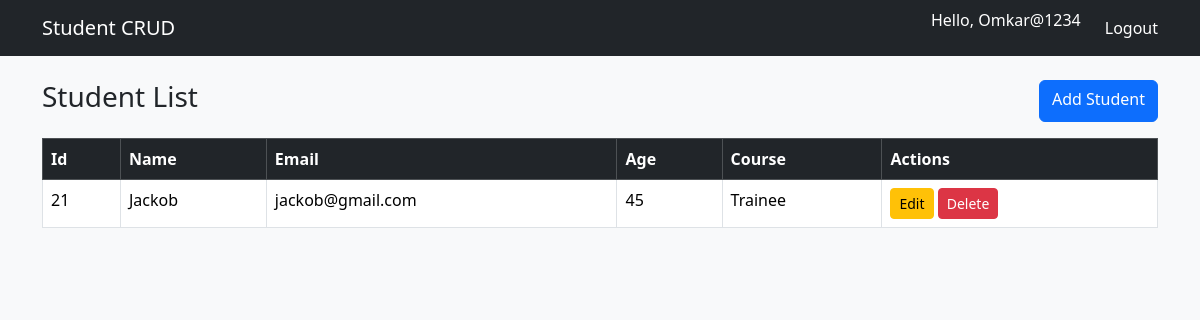
The app's page /students/ (signed in) with its own data.
### students/models.py (models this page shows, shortened)
class Student(models.Model):
    name = models.CharField(max_length=100)
    email = models.EmailField()
    age = models.IntegerField()
    course = models.CharField(max_length=100)

### students/views.py (the view)
# urls.py: path('', views.index, name='student_list'),
@login_required
def index(request):
    students = Student.objects.all() #fetch all students from database
    return render(request, 'students/index.html', {'students':students})

### students/templates/students/index.html (shortened to what this page needs)
{% extends 'students/base.html' %}
{% block content %}
<div class="d-flex justify-content-between mb-3">
    <h3>Student List</h3>
    <a href="{% url 'add_students' %}" class="btn btn-primary">Add Student</a>
</div>
<table class="table table-bordered table-hover">
    <thead class="table-dark">
        <tr>
            <th>Id</th>
            <th>Name</th>
            <th>Email</th>
            <th>Age</th>
            <th>Course</th>
            <th>Actions</th>
        </tr>
    </thead>
    <tbody>
    {% for student in students %}
        <tr>
            <td>{{ student.id }}</td>
            <td>{{ student.name }}</td>
            <td>{{ student.email }}</td>
            <td>{{ student.age }}</td>
            <td>{{ student.course }}</td>
            <td>
                <a href="{% url 'edit_student' student.id %}" class="btn btn-sm btn-warning">Edit</a>
                <form action="{% url 'delete_student' student.id %}" method="post"
                    style="display:inline;"
                    onsubmit="return confirm('Are you sure you want to delete this student?');">
                    <button type="submit" class="btn btn-sm btn-danger">
                        Delete
                    </button>
                </form>
            </td>
        </tr>
    {% empty %}
        <tr>
            <td colspan="5" class="text-center">No students found</td>
        </tr>
    {% endfor %}
    </tbody>
</table>
{% endblock %}

### students/templates/students/base.html (shortened to what this page needs)
{% load static %}
<!DOCTYPE html>
<html lang="en">
<head>
    <link
        href="https://cdn.jsdelivr.net/npm/bootstrap@5.3.2/dist/css/bootstrap.min.css"
        rel="stylesheet"
    >
</head>
<body class="bg-light">
<nav class="navbar navbar-dark bg-dark mb-4">
    <div class="container d-flex justify-content-between align-items-center">
        <a class="navbar-brand" href="{% url 'student_list' %}">
            Student CRUD
        </a>
        <ul class="navbar-nav flex-row">
            {% if user.is_authenticated %}
                <li class="nav-item ms-3">
                    <span class="navbar-text text-white me-2">
                        Hello, {{ user.username }}
                    </span>
                </li>
                <li class="nav-item ms-3">
                    <a class="nav-link text-white" href="{% url 'logout' %}">
                        Logout
                    </a>
                </li>
            {% else %}
                <li class="nav-item ms-3">
                    <a class="nav-link text-white" href="{% url 'login' %}">
                        Login
                    </a>
                </li>
            {% endif %}
        </ul>
    </div>
</nav>
<div class="container">
    {% block content %}
    {% endblock %}
</div>
</body>
</html>

### records on screen
Student: id "21", name "Jackob", email "jackob@gmail.com", age "45", course "Trainee"

### other values on screen
{{ user.username }} "Omkar@1234"
